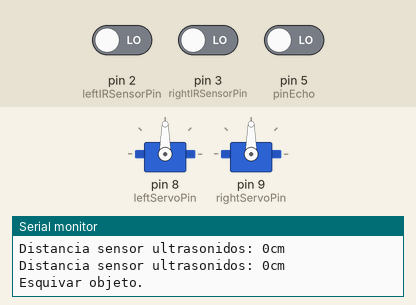
This sketch was run on a simulated Arduino Uno, built with avr-gcc and run on an emulated ATmega328P. Parts: 2 × servo, the last lines printed to the serial monitor. The test bench sets the inputs (shaded band); at power-on: pin 2 (leftIRSensorPin) LOW, pin 3 (rightIRSensorPin) LOW, pin 5 (pinEcho) LOW.

Above: at 2.2 s.
2.3 s: pin 2 (leftIRSensorPin) driven HIGH
At 4.3 s:
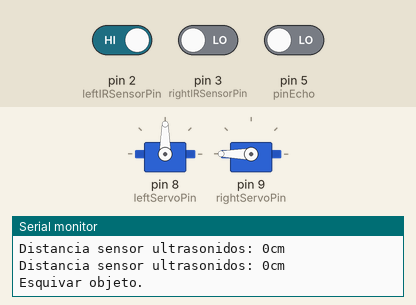
7.5 s: pin 2 (leftIRSensorPin) driven LOW
At 12.2 s:
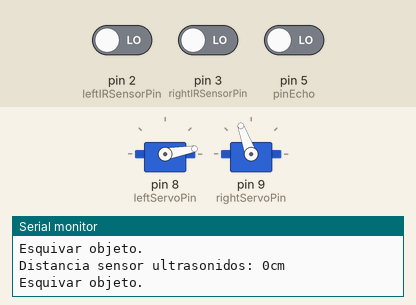
12.5 s: pin 3 (rightIRSensorPin) driven HIGH
At 17.7 s:
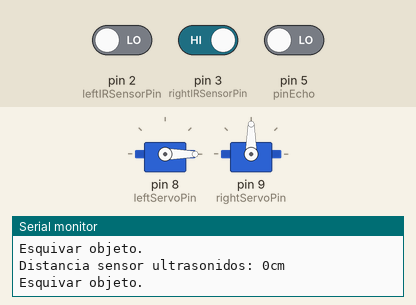
20.0 s: pin 3 (rightIRSensorPin) driven LOW
Timing chart, 0 to 24.0 s (numbered marks = the images above; inputs shaded):
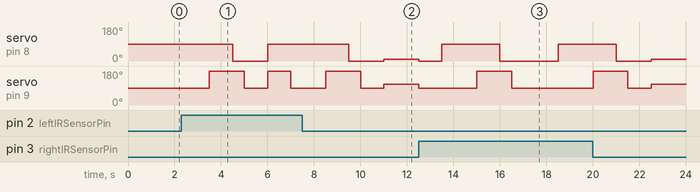

The sketch:

Ejercicio9.3.ino
```cpp
#include <Servo.h>

Servo leftServo;
Servo rightServo;

const int rightIRSensorPin = 3;
const int leftIRSensorPin = 2;
const int rightServoPin = 9;
const int leftServoPin = 8;

const int NO_LINE = LOW; // valor que devuelve el sensor IR cuando no detecta linea
const int LINE = HIGH; // valor que devuelve el sensor IR cuando detecta linea

const int leftServoForward = 0;
const int rightServoForward = 180;
const int leftServoBackward = 180;
const int rightServoBackward = 0;
const int stopServo = 90;
const int leftServoForwardSlow = 20; // La rueda izquierda avanza hacia delante, pero más despacio que a la velocidad máxima.

boolean haveToResetTurnVariables = true; // Indica que cuando pierda la línea, debe resetear las variables de giro.

int timeIncreaseTurn; // Tiempo entre incrementos del giro cuando está buscando línea.
const int INITIAL_TIME_INCREASE_TURN = 5000; // Tiempo entre incrementos del giro cuando está buscando línea.
const int TIME_INCREASE_TURN_INCREASE = 2000; // Incremento que se aplica al tiempo entre incrementos del giro.

int turn; // Indica como se incrementa el giro cuando está buscando línea.
unsigned long timeLastTurnIncrease; // Almacena el instante en el que incrementó el giro por primera vez.
const int INITIAL_TURN = 10; // Almacena el giro inicial al que se somete el robot cuando empieza a buscar línea.
const int TURN_INCREASE = 5; // Incrementos en el giro del robot cuando está buscando línea.
const int TURN_LIMIT = 40; // Incrementos en el giro del robot cuando está buscando línea.

// Variables para el sensor de ultrasonidos (sensor exterior)
const int pinTrig = 4;
const int pinEcho = 5;
const long DISTANCE_SOMETHING_IN_FRONT = 15; // distancia en cm a partir de la cual se considera que hay algo delante del robot
const int DELAY_BETWEEN_ULTRASONIC_SENSOR_MEASUREMENTS = 300; // tiempo mínimo (en milisegundos) que se ha de esperar entre cada medición del sensor de ultrasonidos (recomendable más de 20 microsegundos)
unsigned long timeLastCheckIfThereIsSomethingInFront; // Almacena el instante el que se comprobó por última vez si algo se movía (en milisegundos)

// Variables para el tiempo al esquivar un objeto
const int TIME_STOP_AVOIDING_OBJECT = 1500; // Tiempo durante el cual se detiene cuando encuentra un objeto delante
const int TIME_TURN_LEFT_AVOIDING_OBJECT = 1000; // Tiempo durante el cual se mueve hacia la izquierda cuando encuentra un objeto delante
const int TIME_TURN_RIGHT_AVOIDING_OBJECT = 1000; // Tiempo durante el cual se mueve hacia la derecha cuando encuentra un objeto delante
const int TIME_GO_FORWARD_AVOIDING_OBJECT = 500; // Tiempo durante el cual se mueve hacia delante cuando encuentra un objeto delante


void setup() {
  Serial.begin(9600);
  pinMode(rightIRSensorPin, INPUT);
  pinMode(leftIRSensorPin, INPUT);

  pinMode(pinTrig, OUTPUT);
  pinMode(pinEcho, INPUT);

  leftServo.attach(leftServoPin);
  rightServo.attach(rightServoPin);

  // Lanzamos una primera medición para ignorar la primera medición del sensor de ultrasonidos, que suele dar 0cm
  getDistanceFromUltrasonicDistanceSensor();
}

void loop() {
  tryToCheckIfThereIsSomethingInFront();

  if (leftIRSensor() == LINE && rightIRSensor() == LINE) {
    hasFoundLine();
    goForward();
  }
  else if (leftIRSensor() == LINE && rightIRSensor() == NO_LINE) {
    hasFoundLine();
    turnLeft();
  }
  else if (leftIRSensor() == NO_LINE && rightIRSensor() == LINE) {
    hasFoundLine();
    turnRight();
  }
  else { // Si no detecta linea por ninguno de los dos sensores, empieza a buscar la linea.
    lookForLine();
  }
}


/* Le indica al robot que avanze hacia delante a máxima velocidad. */
void goForward() {
  leftServo.write(leftServoForward);
  rightServo.write(rightServoForward);
}

/* Le indica al robot que gire hacia la izquierda. */
void turnLeft() {
  leftServo.write(stopServo);
  rightServo.write(rightServoForward);
}

/* Le indica al robot que gire hacia la derecha. */
void turnRight() {
  leftServo.write(leftServoForward);
  rightServo.write(stopServo);
}

/* Le indica al robot que avanze hacia atrás a máxima velocidad. */
void goBackward() {
  leftServo.write(leftServoBackward);
  rightServo.write(rightServoBackward);
}

/* Le indica al robot que se detenga. */
void stopRobot() {
  leftServo.write(stopServo);
  rightServo.write(stopServo);
}

/* Devuelve la medición del sensor de infrarrojos de detección de linea izquierdo. */
int leftIRSensor() {
  return digitalRead(leftIRSensorPin);
}

/* Devuelve la medición del sensor de infrarrojos de detección de linea derecho. */
int rightIRSensor() {
  return digitalRead(rightIRSensorPin);
}

/* Se mueve en una espiral intentando encontrar la línea. */
void lookForLine() {
  // El primer instante que comienza a buscar la línea establece el instante en el que comenzó a buscarla como el actual
  if (haveToResetTurnVariables) {
    timeLastTurnIncrease = millis();
    turn = INITIAL_TURN; // El giro empieza en el valor inicial
    timeIncreaseTurn = INITIAL_TIME_INCREASE_TURN; // El tiempo entre incrementos empieza en el valor inicial
    haveToResetTurnVariables = false;
  }

  // Si han pasado más de timeIncreaseTurn segundos desde el ultimo incremento de giro y no se supera el giro límite (sumando el incremento)
  if (millis() - timeLastTurnIncrease > timeIncreaseTurn && turn + TURN_INCREASE <= TURN_LIMIT ) {
    timeLastTurnIncrease = millis();
    turn += TURN_INCREASE; // se incrementa el giro.
    timeIncreaseTurn += TIME_INCREASE_TURN_INCREASE; // se incrementa el tiempo entre incrementos.
  }

  spiralPath();
}

/* Le indica al robot que avanze en espiral, en sentido horario. */
void spiralPath() {
  leftServo.write(leftServoForwardSlow);
  rightServo.write(stopServo + turn);
}

/* Ha encontrado la línea, por lo que no es la primera vez que la busca. */
void hasFoundLine() {
  // Aquí ya encontró la línea, así que ya no es el primer momento en el que busca la línea
  // (esa variable se pondrá a cierto la prox vez que pierda la línea)
  haveToResetTurnVariables = true;
}

/* Si ha pasado el tiempo minimo entre mediciones del sensor de ultrasonidos, comprueba si hay algo delante del robot. */
void tryToCheckIfThereIsSomethingInFront() {
  // Si ha pasado el tiempo mínimo entre mediciones con el sensor de ultrasonidos desde la última vez que se comprobó si había algo delante
  if (millis() - timeLastCheckIfThereIsSomethingInFront >= DELAY_BETWEEN_ULTRASONIC_SENSOR_MEASUREMENTS) {
    checkIfThereIsSomethingInFront();
  }
}

/* Comprueba si hay algo delante del robot. */
void checkIfThereIsSomethingInFront() {
  timeLastCheckIfThereIsSomethingInFront = millis(); // se establece el tiempo actual como el de la última comprobación

  // Si detecta algo a una distancia menor o igual que la indicada
  if (getDistanceFromUltrasonicDistanceSensor() <= DISTANCE_SOMETHING_IN_FRONT) {
    avoidObject();
  }
}

/* Esquiva el obstáculo que tiene delante. */
void avoidObject() {
  Serial.println("Esquivar objeto.");

  // Se para el robot durante cierto tiempo
  stopRobot();
  delay(TIME_STOP_AVOIDING_OBJECT);

  // Se mueve el robot hacia la izquierda durante cierto tiempo
  turnLeft();
  delay(TIME_TURN_LEFT_AVOIDING_OBJECT);

  // Avanza durante cierto tiempo
  goForward();
  delay(TIME_GO_FORWARD_AVOIDING_OBJECT);


  // Se mueve el robot hacia la derecha durante cierto tiempo
  turnRight();
  delay(TIME_TURN_RIGHT_AVOIDING_OBJECT);

  // Mientras no encuentre línea, se mueve hacia la derecha ligeramente
  leftServo.write(10);
  rightServo.write(110);
  while (leftIRSensor() == NO_LINE && rightIRSensor() == NO_LINE);
}

/* Devuelve la distancia en cm al sensor de ultrasonidos */
long getDistanceFromUltrasonicDistanceSensor() {
  // Por seguridad volvemos a poner el Trig a LOW
  digitalWrite(pinTrig, LOW);
  delayMicroseconds(5);

  // Emitimos el pulso ultrasónico
  digitalWrite(pinTrig, HIGH);
  delayMicroseconds(10);

  // Medimos la longitud del pulso entrante
  long responseTime = pulseIn(pinEcho, HIGH);

  // Calculamos la distancia conociendo la velocidad
  long distance = int(0.01716 * responseTime);
  Serial.println("Distancia sensor ultrasonidos: " + String(distance) + "cm");

  return distance;
}
```

Measured:
- after the input at 12.5 s, servo on pin 8 (leftServoPin): 10° → 0° at once, → 90° 1.0 s later, → 0° 2.5 s later, → 90° 2.5 s later; servo on pin 9 (rightServoPin): 110° → 90° at once, → 180° 2.5 s later, → 90° 1.5 s later
